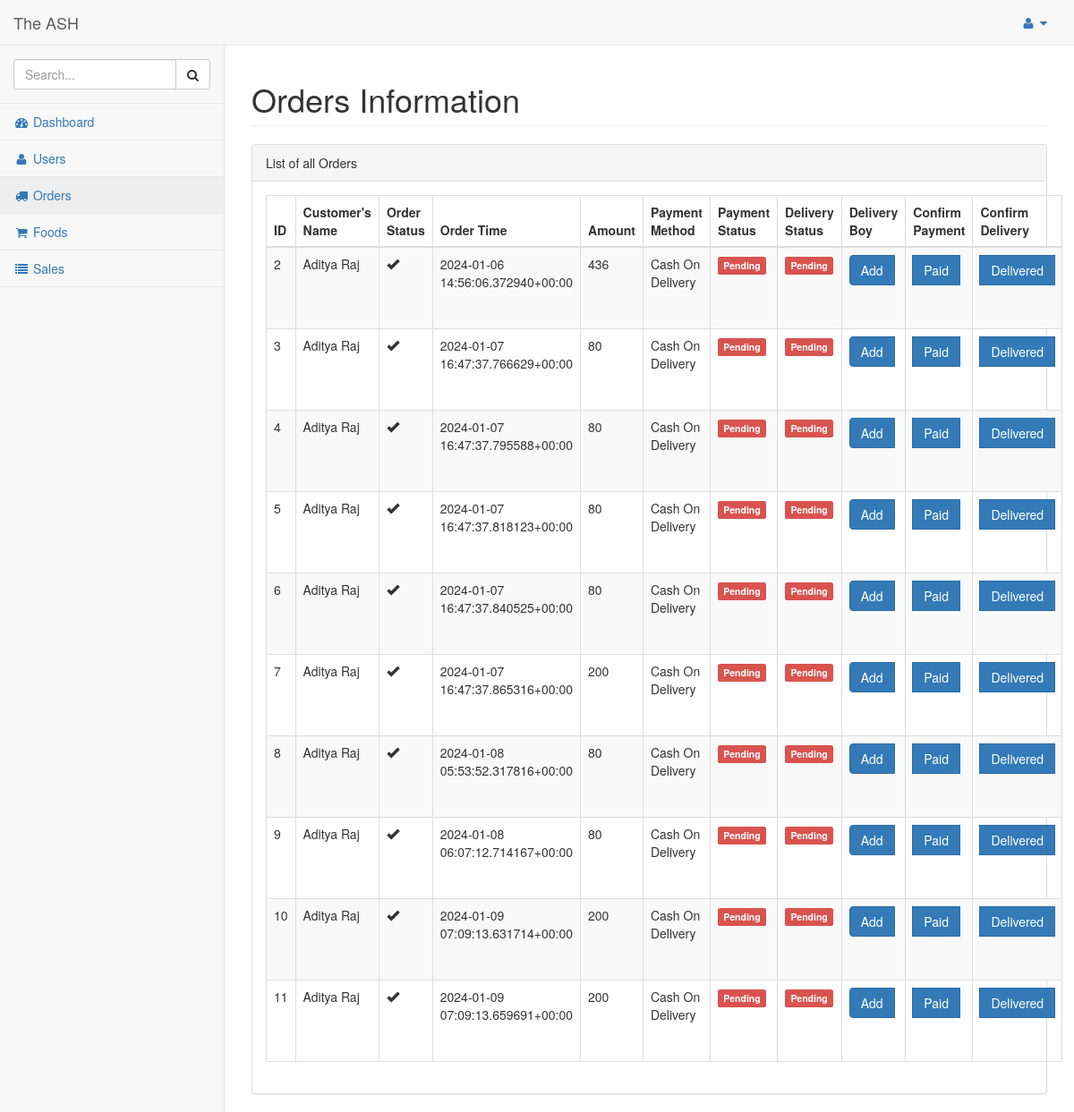
/dashboard/admin/orders/ (signed in), run on an earlier commit of the app's database.
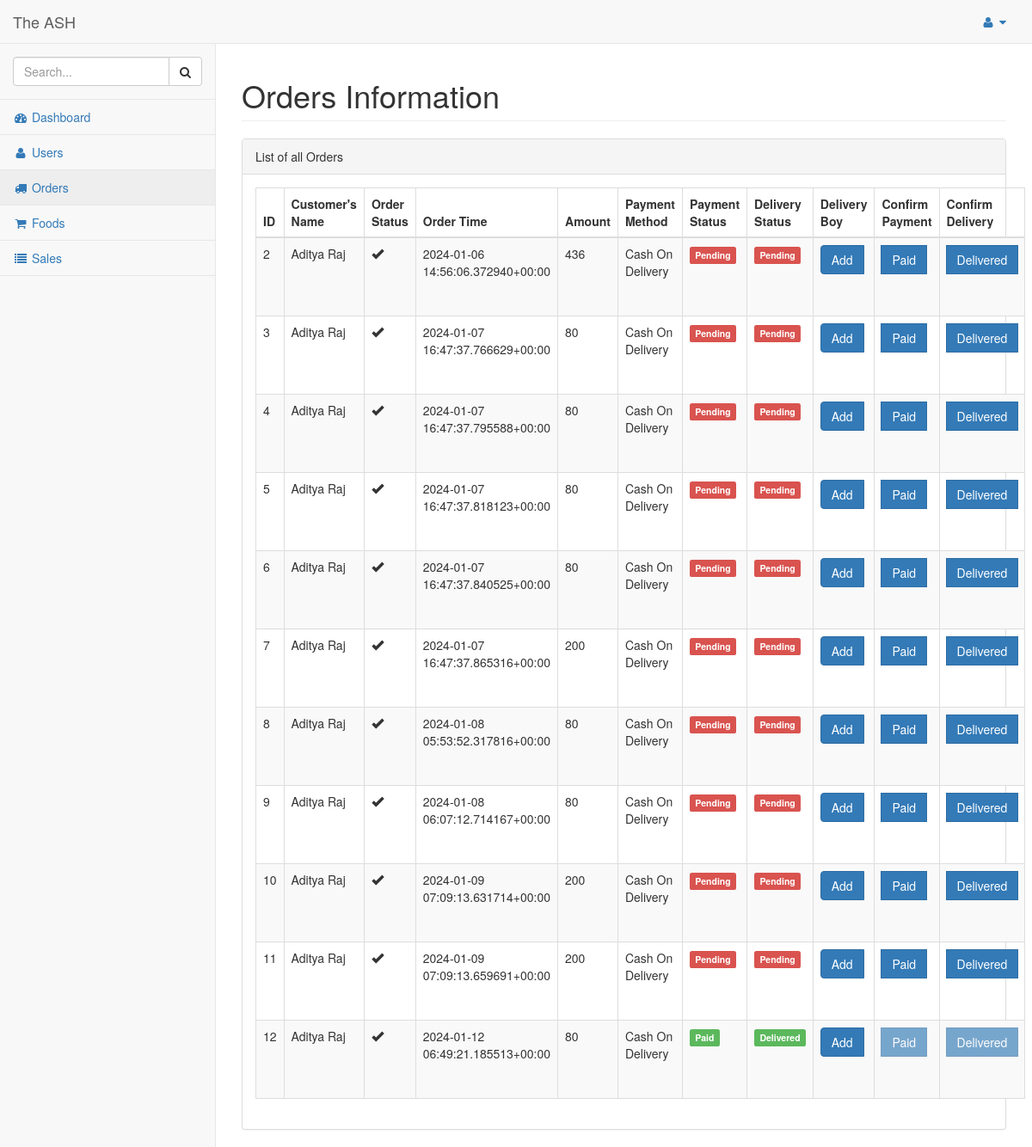
And on a later commit of the database.
### hotel/models.py (models this page shows, shortened)
class Order(models.Model):
    pending = 'Pending'
    completed = 'Completed'
    STATUS = (
        (pending, pending),
        (completed, completed),
    )
    cod = 'Cash On Delivery'
    card = 'Card Payment'
    upi = 'UPI Payment'
    PAYMENT = (
        (cod, cod),
        (card, card),
        (upi, upi),
    )
    pickup = 'PickUp'
    delivery = 'Delivery'
    TYPE = (
        (pickup, pickup),
        (delivery, delivery),
    )
    customer = models.ForeignKey(Customer, on_delete=models.CASCADE)
    order_timestamp = models.CharField(max_length=100, blank=True)
    delivery_timestamp = models.CharField(max_length=100, blank=True)
    payment_status = models.CharField(max_length=100, choices=STATUS)
    delivery_status = models.CharField(max_length=100, choices=STATUS)
    if_cancelled = models.BooleanField(default=False)
    total_amount = models.IntegerField()
    payment_method = models.CharField(max_length=100, choices=PAYMENT)
    location = models.CharField(max_length=200, blank=True, null=True)
    delivery_boy = models.ForeignKey(Staff, on_delete=models.CASCADE, null=True, blank=True)

class Customer(models.Model):
    pending = 'Pending'
    verified = 'Verified'
    STATUS = (
        (pending, pending),
        (verified, verified),
    )
    customer = models.ForeignKey(User, on_delete=models.CASCADE)
    address = models.TextField()
    contact = models.CharField(max_length=10)
    orders = models.IntegerField(default=0)
    total_sale = models.IntegerField(default=0)

### hotel/views.py (the view)
# urls.py: path('dashboard/admin/orders/', views.orders_admin, name='orders_admin'),  # Admin: Order management
@login_required
@staff_member_required
def orders_admin(request):
    orders = Order.objects.filter()
    dBoys = Staff.objects.filter(role='Delivery Boy')
    print(dBoys)
    return render(request, 'admin_temp/orders.html', {'orders':orders, 'dBoys':dBoys})

### hotel/templates/admin_temp/orders.html (shortened to what the changed rows need)
{% load static %}
{% include "includes/base.html" %}
        <div id="page-wrapper">
            <div class="row">
                <div class="col-lg-12">
                    <h1 class="page-header">Orders Information</h1>
                </div>
            </div>
            <div class="row">
                <div class="col-lg-12">
                    <div class="panel panel-default">
                        <div class="panel-body">
                            <table width="100%" class="table table-striped table-bordered table-hover" id="dataTables-example">
                                <thead>
                                    <tr>
                                        <th>ID</th>
                                        <th>Customer's Name</th>
                                        <th>Order Status</th>
                                        <th>Order Time</th>
                                        <th>Amount</th>
                                        <th>Payment Method</th>
                                        <th>Payment Status</th>
                                        <th>Delivery Status</th>
                                        <th>Delivery Boy</th>
                                        <th>Confirm Payment</th>
                                        <th>Confirm Delivery</th>
                                    </tr>
                                </thead>
                                <tbody>
                                    {% for order in orders %}
                                    <tr>
                                        <td>{{order.id}}</td>
                                        <td>{{order.customer.customer.first_name}} {{order.customer.customer.last_name}}</td>
                                        <td>{% if order.if_cancelled == False %}
                                            <span class="glyphicon glyphicon-ok" aria-hidden="true"></span>
                                            {% else %}
                                            <span class="glyphicon glyphicon-remove" aria-hidden="true"></span>
                                            {% endif %}
                                        </td>
                                        <td>{{order.order_timestamp}}</td>
                                        <td>{{order.total_amount}}</td>
                                        <td>{{order.payment_method}}</td>
                                        <td>{% if order.payment_status == 'Completed' %}
                                            <span class="label label-success">Paid</span>
                                            {% else %}
                                            <span class="label label-danger">Pending</span>
                                            {% endif %}
                                        </td>
                                        <td>{% if order.delivery_status == 'Completed' %}
                                            <span class="label label-success">Delivered</span>
                                            {% else %}
                                            <span class="label label-danger">Pending</span>
                                            {% endif %}
                                        </td>
                                        <td>{% ifequal order.delivery_boy None %}
                                                <span class="input-group-btn">
                                                    <button class="btn btn-primary" type="button" data-toggle="modal" data-target="#addFood">Add</button>
                                                </span>
                                                <br><br>
                                            {% else %}
                                            {{order.delivery_boy.staff_id.first_name}} {{order.delivery_boy.staff_id.last_name}}
                                            {% endifequal %}
                                        </td>
                                        <td>
                                            <a href="/confirm_order/{{order.id}}">
                                                <span class="input-group-btn">
                                                    <button class="btn btn-primary {%ifequal order.payment_status 'Completed'%}disabled{%endifequal%}" type="button">Paid</button>
                                                </span>
                                            </a>
                                        </td>
                                        <td>
                                            <a href="/confirm_delivery/{{order.id}}">
                                                <span class="input-group-btn">
                                                    <button class="btn btn-primary {%ifequal order.delivery_status 'Completed'%}disabled{%endifequal%}" type="button">Delivered</button>
                                                </span>
                                            </a>
                                        </td>
                                    </tr>
                                    {% endfor %}
                                </tbody>
                            </table>
                        </div>
                    </div>
                </div>
            </div>
        </div>
    </div>
</body>
</html>

What changed in the data, as far as the page shows it:
added Order: id "12", customer.customer.first_name "Aditya", customer.customer.last_name "Raj", if_cancelled False (drawn), order_timestamp "2024-01-12 06:49:21.185513+00:00", total_amount "80", payment_method "Cash On Delivery", payment_status "Paid", delivery_status "Delivered"
